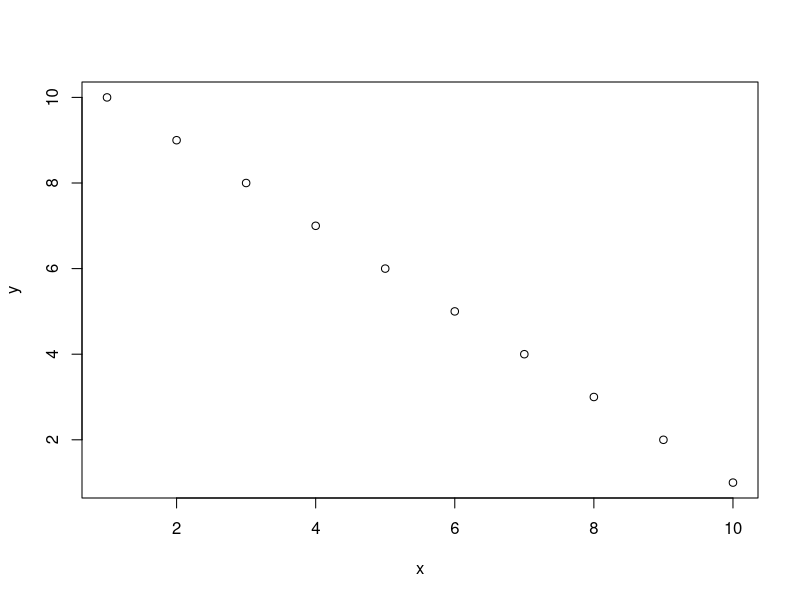
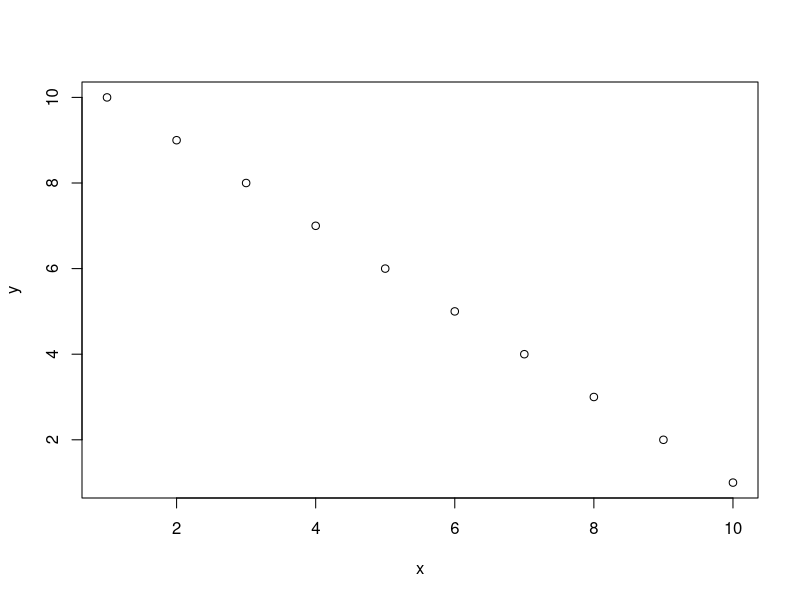
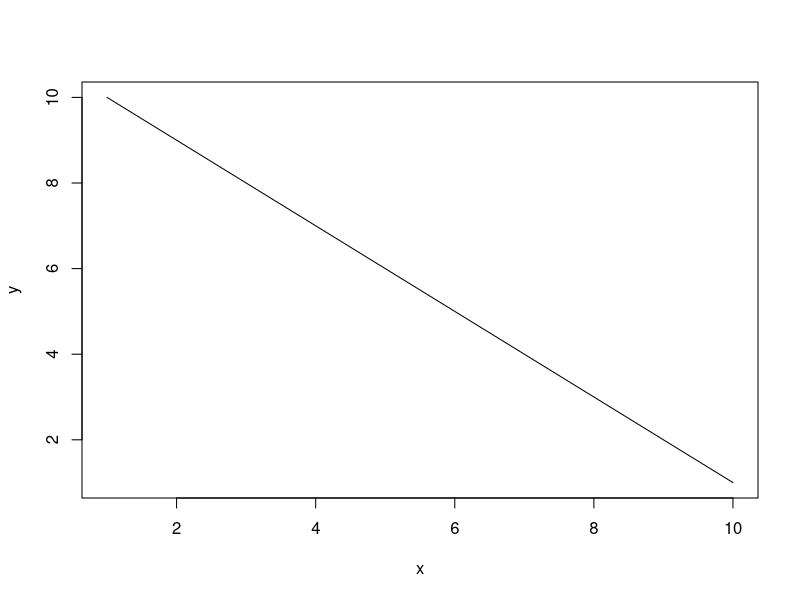
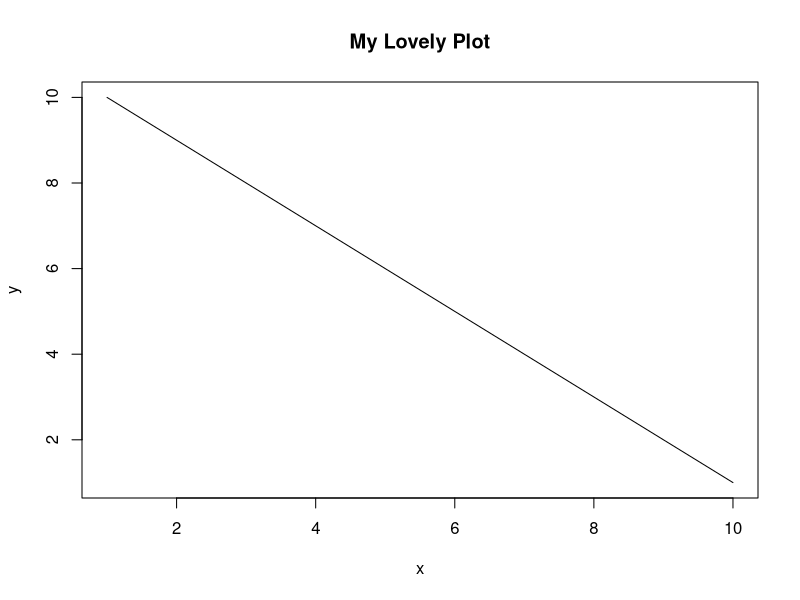
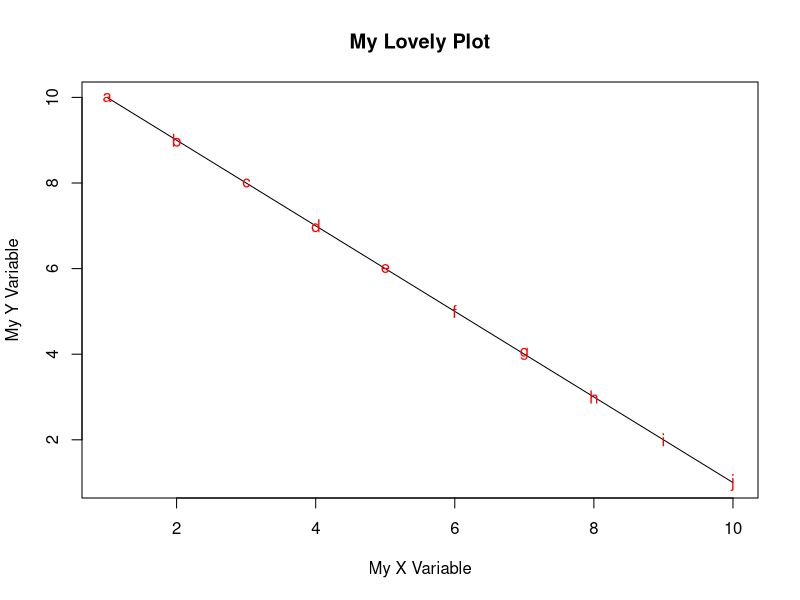
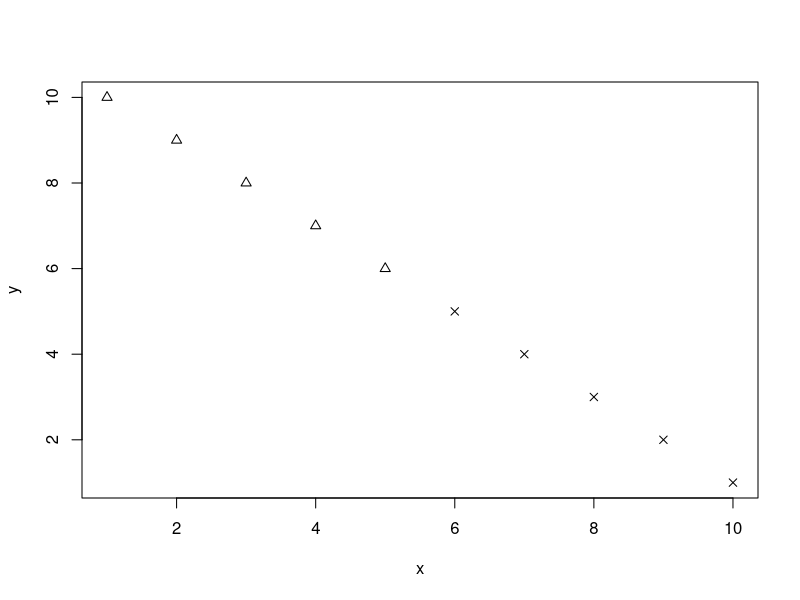
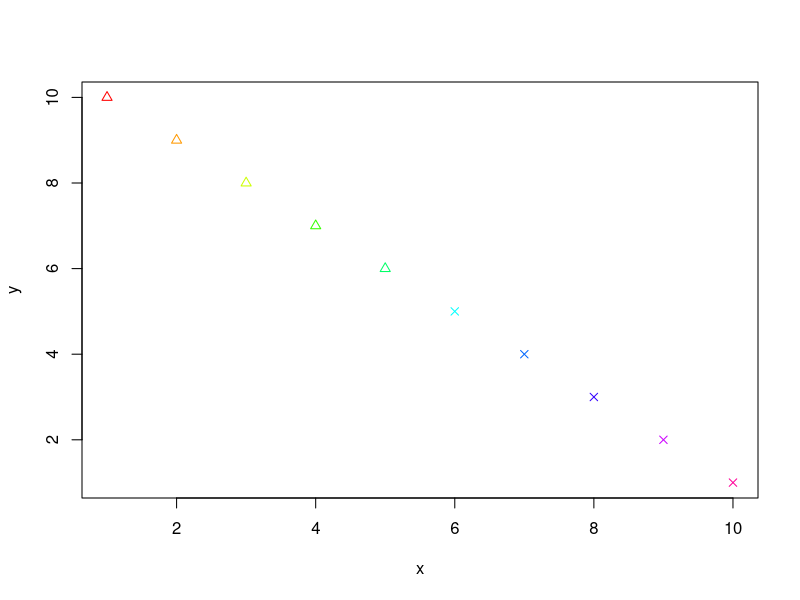
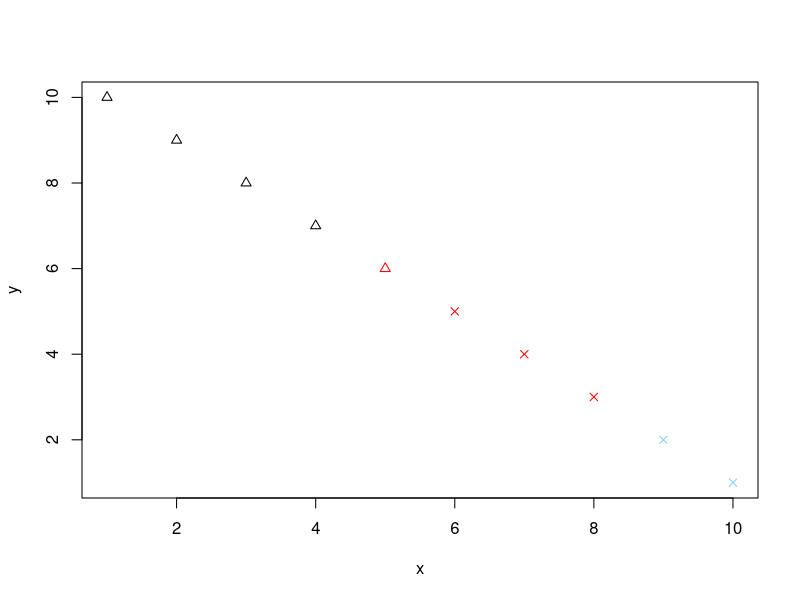

Reproduce these figures in R, in order.
##############################################
### R's functions for making graphics are quite good.
### The syntax can take a little learning though. 
#####################

## Step 1, make up some data to play with
x<-1:10
y<-10:1
z<-rep(c(2,4),each = 5)

## make a simple plot
plot(x,y)
plot(y~x)## send a function to the plotting function.  This does the same thing as the last line.
plot(x,y,type = "l")## plot a line
plot(x,y,type = "l", main = "My Lovely Plot")  ## add a title
plot(x,y,type = "l",ylab = "My Y Variable",xlab = "My X Variable", main = "My Lovely Plot")

labels<-c("a","b","c","d","e","f","g","h","i","j")

text(x,y,labels, col = "red") ## put some text in the plot at your points.

## 
plot(x,y,pch = z) ## Use different symbols for the tick marks

plot(x,y,pch = z, col = rainbow(length(x)))## Use different colors for the tick marks
plot(x,y,pch = z, col = c(rep("black",4),rep("red",4),rep("skyblue",3)))

colors()

help(par)
par(mfrow =c(1,2))
plot(x,y)
plot(y,-x)

par(mfrow =c(2,1), mar =c(5,4,4,2))
plot(x,y, main = "first graph",xlab = "x")
plot(y,-x, main = "second graph", ylab = "-x")

text(2,-2,"2 and -2")


barplot(cbind(x,y))
barplot(cbind(x,y),beside = T)

help(legend)
help(barplot)
help(plot)

